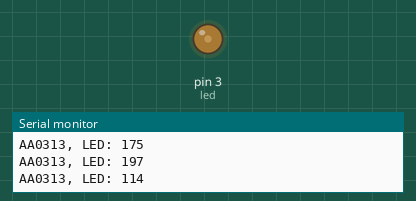
This sketch was run on a simulated Arduino Uno, built with avr-gcc and run on an emulated ATmega328P. Shown: output pins drawn as LEDs (lit = HIGH), the last lines printed to the serial monitor. Random numbers use the default seed unless the sketch sets one.

Above: at 0.15 s.
At 19.02 s:
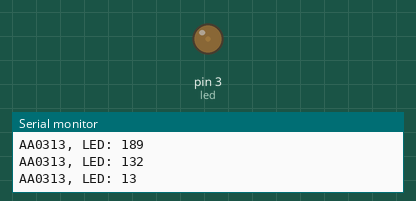
At 29.62 s:
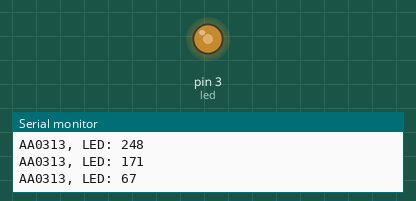
At 39.67 s:
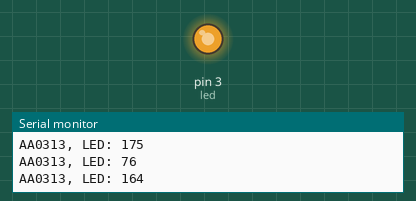
Timing chart, 0 to 40.0 s (numbered marks = the images above):
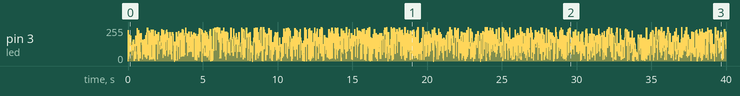

The sketch:

sketch03_pwm_led_serial.ino
```cpp
int pwm = 0;
int led = 3; // D3
void setup()
{
  Serial.begin(9600);
}

void loop()
{
  // put your main code here, to run repeatedly:
  pwm = random(0, 255);
  pwmLed(led, pwm);

  Serial.print("AA0313, LED: ");
  Serial.println(pwm);
  delay(10);
}

void pwmLed(int led, int pwmValue)
{
  analogWrite(led, pwmValue);
  delay(10);
 }
```
